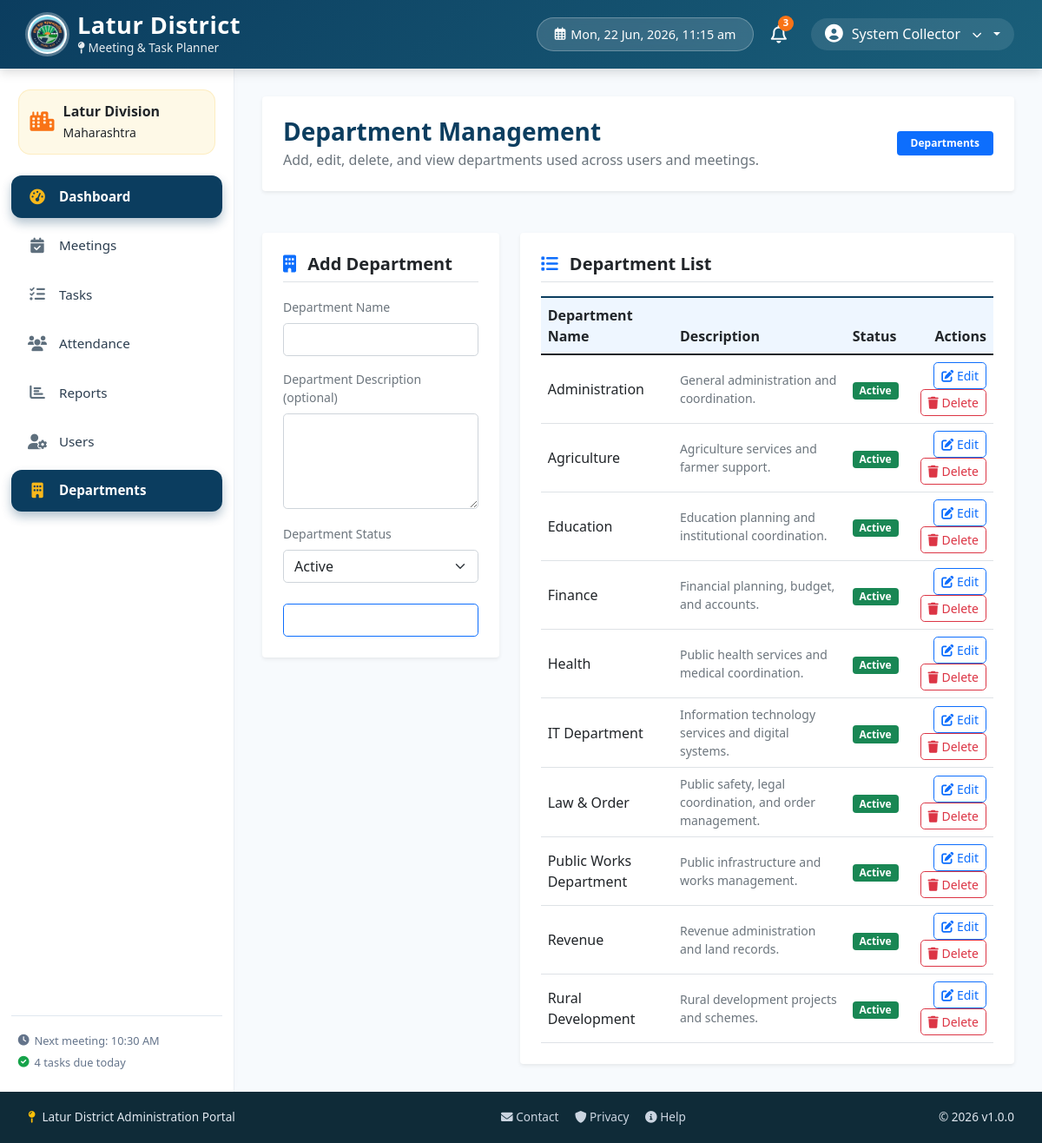
Page /modules/departments/index.php (signed in) on the committed database.
### tables this page shows
CREATE TABLE IF NOT EXISTS departments (
  id INT AUTO_INCREMENT PRIMARY KEY,
  name VARCHAR(100) NOT NULL UNIQUE,
  description TEXT NULL,
  is_active ENUM('Yes','No') NOT NULL DEFAULT 'Yes',
  created_at TIMESTAMP DEFAULT CURRENT_TIMESTAMP
);

### config/db.php (called while the page is built, shortened)
<?php
function isOrganizer() {
    return isset($_SESSION['role']) && ($_SESSION['role'] === 'Organizer' || $_SESSION['role'] === 'Collector');
}
?>

### modules/departments/index.php (the view, shortened to what this page needs)
<?php
require_once '../../config/db.php';
$conn = getDBConnection();
$editDepartment = null;
$old = $_SESSION['department_old'] ?? [];
$formData = [
    'department_id' => $editDepartment['id'] ?? ($old['department_id'] ?? 0),
    'name' => $editDepartment['name'] ?? ($old['name'] ?? ''),
    'description' => $editDepartment['description'] ?? ($old['description'] ?? ''),
    'status' => $editDepartment['is_active'] ?? ($old['status'] ?? 'Yes')
];
$result = $conn->query("SELECT id, name, description, is_active, created_at FROM departments ORDER BY name ASC");
$departments = $result ? $result->fetch_all(MYSQLI_ASSOC) : [];
include_once '../../includes/header.php';
?>
<div class="row g-4">
    <div class="col-12">
        <div class="card p-4 border-0 mb-4 shadow-sm bg-white">
            <div class="d-flex justify-content-between align-items-center flex-wrap gap-2">
                <div>
                    <h3 class="fw-bold mb-1" style="color: #0b3d5f;">Department Management</h3>
                    <p class="text-muted mb-0">Add, edit, delete, and view departments used across users and meetings.</p>
                </div>
                <span class="badge bg-primary px-3 py-2">Departments</span>
            </div>
        </div>
    </div>
    <div class="col-lg-4">
        <div class="card border-0 shadow-sm bg-white p-4">
            <h5 class="fw-bold text-gov-blue mb-3 border-bottom pb-2">
                <i class="fas fa-building text-primary me-2"></i>
                <?php echo $editDepartment ? 'Edit Department' : 'Add Department'; ?>
            </h5>
            <form action="../../controllers/DepartmentController.php" method="POST">
                <div class="mb-3">
                    <label class="form-label small fw-semibold text-secondary">Department Name</label>
                    <input type="text" name="name" class="form-control rounded-3" value="<?php echo htmlspecialchars($formData['name']); ?>" required minlength="2" maxlength="100">
                </div>
                <div class="mb-3">
                    <label class="form-label small fw-semibold text-secondary">Department Description <span class="text-muted">(optional)</span></label>
                    <textarea name="description" class="form-control rounded-3" rows="4" maxlength="1000"><?php echo htmlspecialchars($formData['description'] ?? ''); ?></textarea>
                </div>
                <div class="mb-4">
                    <label class="form-label small fw-semibold text-secondary">Department Status</label>
                    <select name="status" class="form-select rounded-3" required>
                        <option value="Yes" <?php echo $formData['status'] === 'Yes' ? 'selected' : ''; ?>>Active</option>
                    </select>
                </div>
                <div class="d-flex gap-2">
                    <button type="submit" class="btn btn-primary rounded-3 flex-grow-1" style="background-color: var(--gov-blue);">
                        <i class="fas fa-save me-1"></i> <?php echo $editDepartment ? 'Update' : 'Add'; ?> Department
                    </button>
                </div>
            </form>
        </div>
    </div>
    <div class="col-lg-8">
        <div class="card border-0 shadow-sm bg-white p-4">
            <h5 class="fw-bold text-gov-blue mb-3 border-bottom pb-2">
                <i class="fas fa-list text-primary me-2"></i> Department List
            </h5>
            <div class="table-responsive">
                <table class="table table-hover align-middle mb-0">
                    <thead style="background:#eef6ff; border-top: 2px solid #0b3d5f;">
                        <tr>
                            <th>Department Name</th>
                            <th>Description</th>
                            <th>Status</th>
                            <th class="text-end">Actions</th>
                        </tr>
                    </thead>
                    <tbody>
                        <?php if (empty($departments)): ?>
                            <tr>
                                <td colspan="4" class="text-center py-4 text-muted">No departments found.</td>
                            </tr>
                        <?php else: ?>
                            <?php foreach ($departments as $department): ?>
                                <tr>
                                    <td class="fw-semibold text-dark"><?php echo htmlspecialchars($department['name']); ?></td>
                                    <td class="text-muted small">
                                        <?php echo htmlspecialchars($department['description'] ?: 'No description'); ?>
                                    </td>
                                    <td>
                                        <?php if ($department['is_active'] === 'Yes'): ?>
                                            <span class="badge bg-success">Active</span>
                                        <?php else: ?>
                                            <span class="badge bg-secondary">Inactive</span>
                                        <?php endif; ?>
                                    </td>
                                    <td class="text-end">
                                        <a href="index.php?edit=<?php echo (int)$department['id']; ?>" class="btn btn-sm btn-outline-primary rounded-3">
                                            <i class="fas fa-edit"></i> Edit
                                        </a>
                                        <form action="../../controllers/DepartmentController.php" method="POST" class="d-inline" onsubmit="return confirm('Delete this department? Existing users and meetings will keep their current department text.');">
                                            <button type="submit" class="btn btn-sm btn-outline-danger rounded-3">
                                                <i class="fas fa-trash"></i> Delete
                                            </button>
                                        </form>
                                    </td>
                                </tr>
                            <?php endforeach; ?>
                        <?php endif; ?>
                    </tbody>
                </table>
            </div>
        </div>
    </div>
</div>
<?php
include_once '../../includes/footer.php';
?>

### includes/header.php (shortened to what this page needs)
<?php
require_once __DIR__ . '/../config/db.php';
$isLoggedIn = isset($_SESSION['user_id']);
$userName = $_SESSION['full_name'] ?? 'Guest';
$basePath = defined('APP_URL') ? APP_URL : '';
?>
<!DOCTYPE html>
<html lang="en">
<head>
  <link rel="stylesheet" href="https://cdnjs.cloudflare.com/ajax/libs/font-awesome/6.0.0-beta3/css/all.min.css">
  <link href="https://cdn.jsdelivr.net/npm/bootstrap@5.1.3/dist/css/bootstrap.min.css" rel="stylesheet">
</head>
<body>
  <header class="header">
    <div class="logo-area">
      <img class="district-emblem" src="<?php echo $basePath; ?>/assets/photo_1763098684.jpg" alt="Latur Municipal Corporation logo">
      <div class="title-section">
        <h1>Latur District</h1>
        <div class="subtitle">
          <i class="fas fa-map-pin"></i> Meeting & Task Planner
        </div>
      </div>
    </div>
    <div class="header-actions">
      <div class="date-badge">
        <i class="far fa-calendar-alt"></i>
        <span id="liveDate"></span>
      </div>
      <div class="notification-icon">
        <i class="far fa-bell"></i>
        <span class="notification-badge">3</span>
      </div>
      <?php if ($isLoggedIn): ?>
      <div class="dropdown">
          <a href="#" class="user-profile dropdown-toggle text-decoration-none" id="userDropdown" data-bs-toggle="dropdown" aria-expanded="false">
            <i class="fas fa-user-circle"></i>
            <span><?php echo htmlspecialchars($userName); ?></span>
            <i class="fas fa-chevron-down ms-1" style="font-size: 0.7rem;"></i>
          </a>
      </div>
      <?php endif; ?>
    </div>
  </header>
  <div class="app-container">
    <?php if ($isLoggedIn): ?>
    <aside class="sidebar">
      <div class="latur-badge">
        <i class="fas fa-city"></i>
        <span><strong>Latur Division</strong><br><small>Maharashtra</small></span>
      </div>
      <ul class="nav-menu">
        <li class="nav-item">
          <a href="<?php echo $basePath; ?>/index.php" class="nav-link <?php echo basename($_SERVER['PHP_SELF']) == 'index.php' ? 'active' : ''; ?>">
            <i class="fas fa-tachometer-alt"></i>
            <span>Dashboard</span>
          </a>
        </li>
        <li class="nav-item">
          <a href="<?php echo $basePath; ?>/modules/meetings/index.php" class="nav-link <?php echo strpos($_SERVER['PHP_SELF'], 'meetings') !== false ? 'active' : ''; ?>">
            <i class="fas fa-calendar-check"></i>
            <span>Meetings</span>
          </a>
        </li>
        <li class="nav-item">
          <a href="<?php echo $basePath; ?>/modules/tasks/index.php" class="nav-link <?php echo strpos($_SERVER['PHP_SELF'], 'tasks') !== false ? 'active' : ''; ?>">
            <i class="fas fa-tasks"></i>
            <span>Tasks</span>
          </a>
        </li>
        <li class="nav-item">
          <a href="<?php echo $basePath; ?>/modules/attendance/index.php" class="nav-link <?php echo strpos($_SERVER['PHP_SELF'], 'attendance') !== false ? 'active' : ''; ?>">
            <i class="fas fa-users"></i>
            <span>Attendance</span>
          </a>
        </li>
        <li class="nav-item">
          <a href="<?php echo $basePath; ?>/modules/reports/index.php" class="nav-link <?php echo strpos($_SERVER['PHP_SELF'], 'reports') !== false ? 'active' : ''; ?>">
            <i class="fas fa-chart-bar"></i>
            <span>Reports</span>
          </a>
        </li>
        <?php if (isOrganizer()): ?>
        <li class="nav-item">
          <a href="<?php echo $basePath; ?>/modules/users/index.php" class="nav-link <?php echo strpos($_SERVER['PHP_SELF'], 'users/index') !== false ? 'active' : ''; ?>">
            <i class="fas fa-user-cog"></i>
            <span>Users</span>
          </a>
        </li>
        <li class="nav-item">
          <a href="<?php echo $basePath; ?>/modules/departments/index.php" class="nav-link <?php echo strpos($_SERVER['PHP_SELF'], 'departments') !== false ? 'active' : ''; ?>">
            <i class="fas fa-building"></i>
            <span>Departments</span>
          </a>
        </li>
        <?php endif; ?>
      </ul>
      <div class="sidebar-footer">
        <div style="display: flex; align-items: center; gap: 6px; padding: 0 0.5rem;">
          <i class="fas fa-clock"></i>
          <span>Next meeting: 10:30 AM</span>
        </div>
        <div style="display: flex; align-items: center; gap: 6px; padding: 0 0.5rem;">
          <i class="fas fa-check-circle" style="color: #16a34a;"></i>
          <span>4 tasks due today</span>
        </div>
      </div>
    </aside>
    <?php endif; ?>
    <main class="main-content <?php echo !$isLoggedIn ? 'w-100' : ''; ?>">

### includes/footer.php (shortened to what this page needs)
        </main>
    </div>
    <footer class="footer">
        <div class="d-flex align-items-center gap-2">
            <i class="fas fa-map-pin text-warning"></i>
            <span>Latur District Administration Portal</span>
        </div>
        <div class="footer-links">
            <a href="#"><i class="fas fa-envelope"></i> Contact</a>
            <a href="#"><i class="fas fa-shield-alt"></i> Privacy</a>
            <a href="#"><i class="fas fa-info-circle"></i> Help</a>
        </div>
        <div class="mt-2 mt-md-0">
            © <?php echo date('Y'); ?> v1.0.0
        </div>
    </footer>
</body>
</html>

### includes/footer.php (style rules this page uses)
.footer { background: #0f2b38; color: #e0e7ef; padding: 1.2rem 2rem; display: flex; justify-content: space-between; align-items: center; flex-wrap: wrap; font-size: 0.85rem; border-top: 2px solid var(--gov-yellow); }
.footer-links a { color: #cbd5e1; text-decoration: none; margin-left: 15px; }

### rows in the picture
departments: name "Administration", description "General administration and coordination.", is_active "Active"
departments: name "Agriculture", description "Agriculture services and farmer support.", is_active "Active"
departments: name "Education", description "Education planning and institutional coordination.", is_active "Active"
departments: name "Finance", description "Financial planning, budget, and accounts.", is_active "Active"
departments: name "Health", description "Public health services and medical coordination.", is_active "Active"
departments: name "IT Department", description "Information technology services and digital systems.", is_active "Active"
departments: name "Law & Order", description "Public safety, legal coordination, and order management.", is_active "Active"
departments: name "Public Works Department", description "Public infrastructure and works management.", is_active "Active"
departments: name "Revenue", description "Revenue administration and land records.", is_active "Active"
departments: name "Rural Development", description "Rural development projects and schemes.", is_active "Active"

### other values in the picture
$userName "System Collector"
